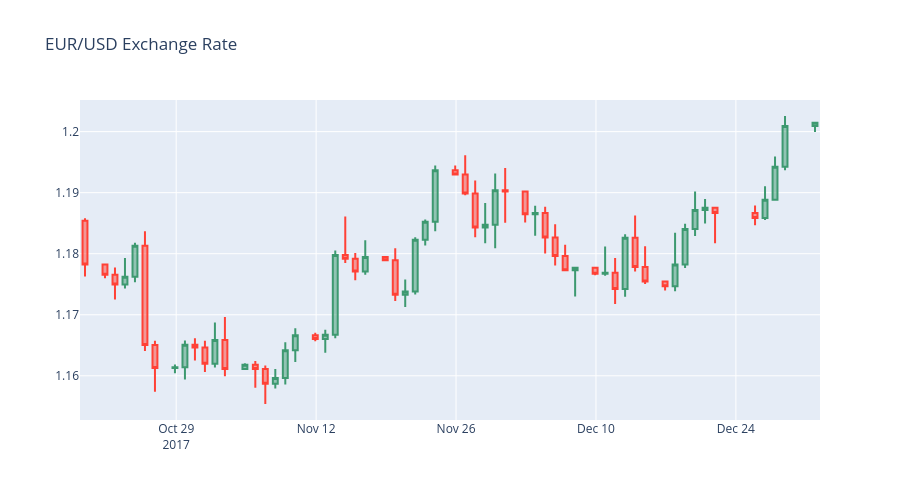

Here is the notebook cell this chart was saved with:
### Code cell
fig = go.Figure()

fig.add_trace(
    go.Candlestick(
        x=quotes.index,
        open=quotes['AskOpen'],
        high=quotes['AskHigh'],
        low=quotes['AskLow'],
        close=quotes['AskClose'],
        name='EUR/USD'
    )
)

fig.update_layout(
    title='EUR/USD Exchange Rate',
    height = 500,
    xaxis_rangeslider_visible=False
)

fig.show()
